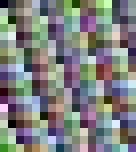
#> input picture exploration/persistent-01/review-15/runs/20260916T225244.280133Z-final-parser-AC-replay/code/exploration/persistent-01/review-15/fixtures/RGB-2-tail.jpg, 17 x 19 px (shown 8 times larger)
$ python fixtures.py
#> lines starting #> are read from the running program, lines starting #| are printed output that depends on the picture
### exploration/persistent-01/review-15/runs/20260916T224933.162692Z-independent-entropy-accounting/code/exploration/persistent-01/review-15/independent.py
"""Separate scalar bit/tree baseline JPEG accounting; no worker-P imports."""
import pathlib,json,hashlib,sys

def inspect(path):
 data=pathlib.Path(path).read_bytes();assert data[:2]==b'\xff\xd8';p=2;tables={};components={};dri=0;markers=[]
 while True:
  assert data[p]==255;mark=data[p+1];size=int.from_bytes(data[p+2:p+4],'big');payload=data[p+4:p+2+size];markers.append([p,mark,size]);p+=2+size
  if mark==0xc0:
   assert payload[0]==8;h=int.from_bytes(payload[1:3],'big');w=int.from_bytes(payload[3:5],'big');n=payload[5];assert len(payload)==6+3*n
   components={payload[6+3*j]:(payload[7+3*j]>>4,payload[7+3*j]&15) for j in range(n)}
  elif mark in [0xc1,0xc2,0xc3,0xc5,0xc6,0xc7,0xc9,0xca,0xcb,0xcd,0xce,0xcf]:raise ValueError('unsupported nonbaseline frame')
  elif mark==0xdd:dri=int.from_bytes(payload,'big')
  elif mark==0xc4:
   z=0
   while z<len(payload):
    key=payload[z];counts=payload[z+1:z+17];z+=17;code=0;tree={}
    for width,count in enumerate(counts,1):
     for _ in range(count):
      assert code<(1<<width)-1
      bits=format(code,f'0{width}b');node=tree
      for b in bits[:-1]:node=node.setdefault(b,{})
      assert bits[-1] not in node;node[bits[-1]]=payload[z];z+=1;code+=1
     code*=2
    tables[key]=tree
  elif mark==0xda:
   n=payload[0];assert payload[-3:]==bytes([0,63,0]);scan=[(payload[1+2*j],payload[2+2*j]>>4,payload[2+2*j]&15) for j in range(n)];assert set(x[0] for x in scan)==set(components);break
 assert not dri,'restart unsupported in this independent implementation'
 entropy_start=p;raw=[];positions=[];stuffed=0
 while True:
  if data[p]==255:
   if data[p+1]==0:raw.append(255);positions.append(p);p+=2;stuffed+=1;continue
   assert data[p+1]==0xd9,'unsupported second scan or restart';eoi=p;break
  raw.append(data[p]);positions.append(p);p+=1
 bits=''.join(format(v,'08b') for v in raw);cursor=0;dc=ac=amplitude=0
 def read(tree):
  nonlocal cursor
  node=tree
  while isinstance(node,dict):node=node[bits[cursor]];cursor+=1
  return node
 maxh=max(x[0] for x in components.values());maxv=max(x[1] for x in components.values())
 if len(scan)==1:mcu_cols=(w+7)//8;mcu_rows=(h+7)//8;block_order=[scan[0]]
 else:
  mcu_cols=(w+8*maxh-1)//(8*maxh);mcu_rows=(h+8*maxv-1)//(8*maxv);block_order=[c for c in scan for _ in range(components[c[0]][0]*components[c[0]][1])]
 for _ in range(mcu_rows*mcu_cols):
  for cid,dt,at in block_order:
   s=read(tables[dt]);assert s<=11;cursor+=s;amplitude+=s;dc+=1;k=1
   while k<64:
    sym=read(tables[16+at]);ac+=1;r=sym>>4;s=sym&15
    if not s:
     if not r:break
     assert r==15;k+=16;assert k<=64
    else:
     assert s<=10;k+=r;assert k<64;cursor+=s;amplitude+=s;k+=1
 assert cursor<=len(bits);pad=(-cursor)%8;tail_start=(cursor+pad)//8
 return {'path':str(path),'sha256':hashlib.sha256(data).hexdigest(),'width':w,'height':h,'components':components,'scan':scan,'dri':dri,'mcu_cols':mcu_cols,'mcu_rows':mcu_rows,'mcus':mcu_cols*mcu_rows,'blocks_per_mcu':len(block_order),'dc_symbols':dc,'ac_symbols':ac,'amplitude_bits':amplitude,'entropy_start':entropy_start,'eoi_offset':eoi,'unstuffed_bytes':len(raw),'stuffed_ff_count':stuffed,'consumed_bits':cursor,'final_pad_bits':bits[cursor:cursor+pad],'tail_unstuffed_hex':bytes(raw[tail_start:]).hex(),'tail_bytes':len(raw)-tail_start,'last_required_rawbyte':positions[(cursor-1)//8],'markers':markers}
# [2 lines that do not run on import are left out]

### exploration/persistent-01/review-15/runs/20260916T225244.280133Z-final-parser-AC-replay/code/exploration/persistent-01/review-15/fixtures.py
import pathlib,io,json,zlib,struct,hashlib
from PIL import Image
from independent import inspect
R=pathlib.Path(__file__).parent;F=R/'fixtures';F.mkdir(exist_ok=True);results=[]
for mode,sub in [('RGB',2),('RGB',0),('L',0)]:
 im=Image.new(mode,(17,19));im.putdata([((j*37)%256,(j*59)%256,(j*11)%256) if mode=='RGB' else (j*37)%256 for j in range(17*19)]);path=F/f'{mode}-{sub}.jpg';im.save(path,quality=92,subsampling=sub);base=inspect(path);payload=b'review15\x00\xff\x01entropy-tail';frame=b'R15T'+len(payload).to_bytes(2,'big')+payload+zlib.crc32(payload).to_bytes(4,'big');stuffed=frame.replace(b'\xff',b'\xff\x00');raw=path.read_bytes();mut=F/f'{mode}-{sub}-tail.jpg';mut.write_bytes(raw[:base['eoi_offset']]+stuffed+raw[base['eoi_offset']:]);got=inspect(mut);assert bytes.fromhex(got['tail_unstuffed_hex'])==frame;assert got['consumed_bits']==base['consumed_bits'];assert Image.open(path).tobytes()==Image.open(mut).tobytes();results.append({'mode':mode,'subsampling':sub,'original':base,'mutated':got,'frame_hex':frame.hex(),'pixel_identity':True})
#> after `im = Image.new(mode, (17, 19))`: im: PIL image 17x19 RGB; every value is 0
#> after `im.putdata([(j * 37 % 256, j * 59 % 256, j * 11 % 256) if mode == 'RGB`:
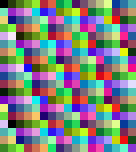
#> im: PIL image 17x19 RGB (shown 8 times larger); mean R, G, B 126.1, 128.4, 126.4
# Explicit nonbaseline handling: reject a progressive synthetic image.
prog=F/'progressive.jpg';im.convert('RGB').save(prog,progressive=True)
#> after `prog = F / 'progressive.jpg'`:
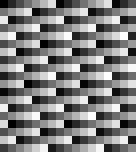
#> saved as progressive.jpg: PIL image 17x19 RGB (shown 8 times larger); min 0, max 255, mean 126.1
try:inspect(prog)
except ValueError as e:assert str(e)=='unsupported nonbaseline frame';progressive=True
else:raise AssertionError('progressive accepted')
# Fail explicitly on restart declaration; no pretending restart support.
raw=(F/'RGB-2.jpg').read_bytes();restart=F/'declared-restart.jpg';restart.write_bytes(raw[:2]+b'\xff\xdd\x00\x04\x00\x01'+raw[2:])
try:inspect(restart)
except AssertionError as e:assert str(e)=='restart unsupported in this independent implementation';dri=True
else:raise AssertionError('DRI accepted')
out={'fixtures':results,'progressive_rejected':progressive,'restart_declared_rejected':dri};(R/'fixture-results.json').write_text(json.dumps(out,indent=2));print(json.dumps({'pixel_identical_tail_fixtures':len(results),'progressive_rejected':progressive,'restart_declared_rejected':dri}))
#| {"pixel_identical_tail_fixtures": 3, "progressive_rejected": true, "restart_declared_rejected": true}
